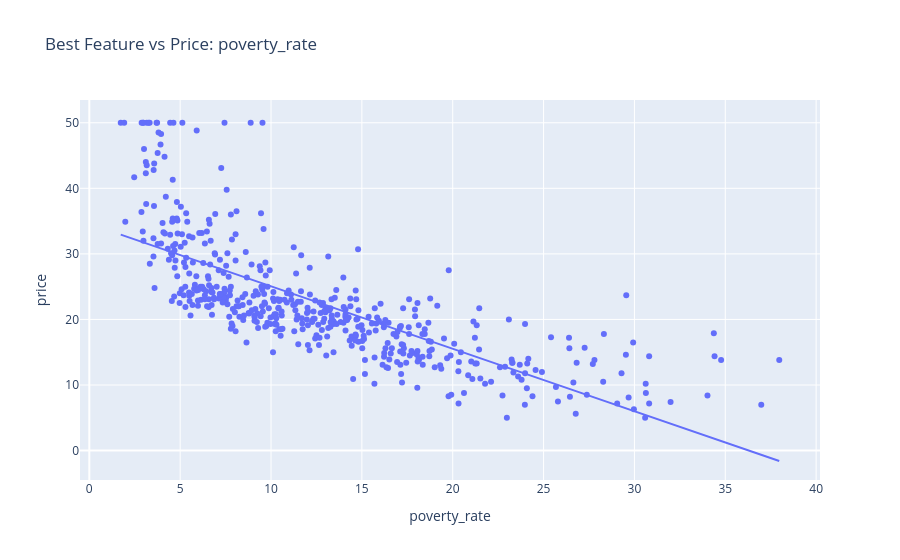

Source (notebook cell):
### Code cell
best_feature = corr_with_price.drop('price').abs().sort_values(ascending=False).index[0]

fig = px.scatter(
    df,
    x=best_feature,
    y="price",
    trendline="ols",
    title=f"Best Feature vs Price: {best_feature}"
)
fig.show()

### Figure 1 — Plotly figure (JSON) as saved in the notebook; plotly's stock layout.template omitted (floating-point values rounded to 4 significant figures; data arrays with more than 128 entries replaced by an {"elided": "..."} marker saying what was removed)
{"data": [{"hovertemplate": "poverty_rate=%{x}<br>price=%{y}<extra></extra>", "legendgroup": "", "marker": {"color": "#636efa", "symbol": "circle"}, "mode": "markers", "name": "", "orientation": "v", "showlegend": false, "type": "scatter", "x": {"elided": "506 float values"}, "xaxis": "x", "y": {"elided": "506 float values"}, "yaxis": "y"}, {"hovertemplate": "<b>OLS trendline</b><br>price = -0.952588 * poverty_rate + 34.582<br>R<sup>2</sup>=0.548838<br><br>poverty_rate=%{x}<br>price=%{y} <b>(trend)</b><extra></extra>", "legendgroup": "", "marker": {"color": "#636efa", "symbol": "circle"}, "mode": "lines", "name": "", "showlegend": false, "type": "scatter", "x": {"elided": "506 float values"}, "xaxis": "x", "y": {"elided": "506 float values"}, "yaxis": "y"}], "layout": {"legend": {"tracegroupgap": 0}, "title": {"text": "Best Feature vs Price: poverty_rate"}, "xaxis": {"anchor": "y", "domain": [0, 1], "title": {"text": "poverty_rate"}}, "yaxis": {"anchor": "x", "domain": [0, 1], "title": {"text": "price"}}}}
